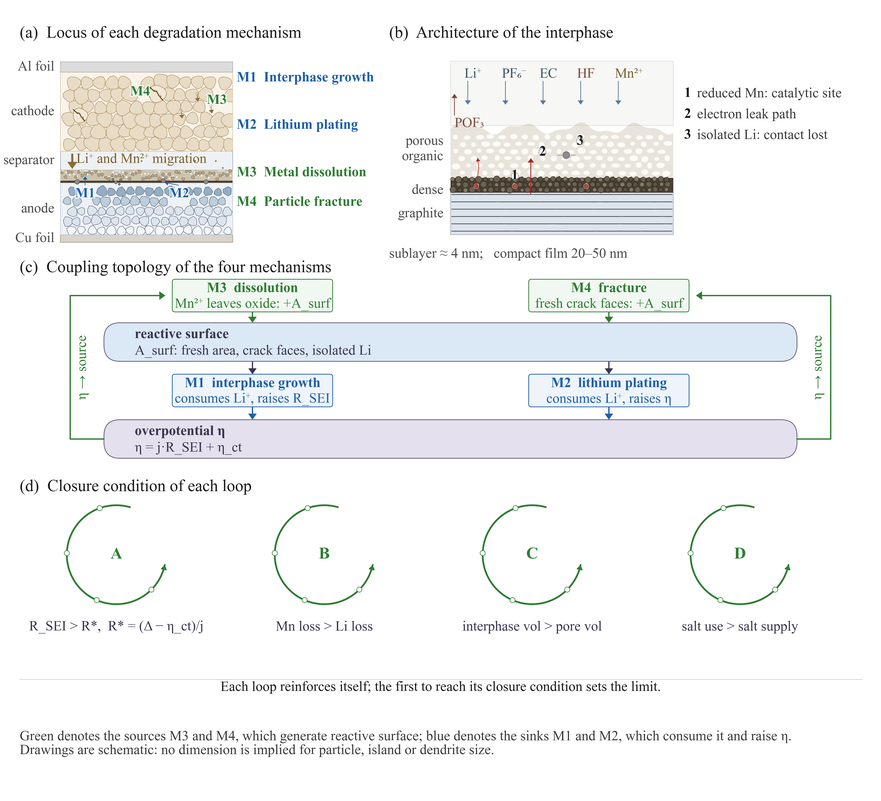
#> input picture figures/figure-mechanism.png, 881 x 801 px, shrunk from 4204 x 3826 before the run
$ python _crop.py
#> lines starting #> are read from the running program, lines starting #| are printed output that depends on the picture
"""_crop.py -- crop regions of the delivered figure at full resolution for inspection.

The crop boxes are fractions of the canvas measured from the TOP-left, so they are
independent of the render's pixel size. They are derived from the live geometry in
`figmech.py` -- the four mechanism bands -- not carried over from the retired
three-panel layout, whose boxes pointed at entirely different parts of the page.

Band edges in cm from the BOTTOM (see S5.0), converted here:
    (a)/(b)  y 10.20-15.90, split at x 7.86      (c)  y 6.10-10.70
    (d)      y  2.70- 6.20, footnote below 2.70
"""
import sys
import os

sys.stdout.reconfigure(encoding="utf-8")
from PIL import Image

SRC = "figure-mechanism.png"
OUT = "_rev"

W_CM, H_CM = 17.8, 16.2
SPLIT = 7.86 / W_CM


def _band(y0_bottom, y1_bottom, x0=0.0, x1=W_CM):
    """cm-from-bottom rectangle -> (x0, y0, x1, y1) fractions from the TOP."""
    return (x0 / W_CM, 1.0 - y1_bottom / H_CM,
            x1 / W_CM, 1.0 - y0_bottom / H_CM)


BOXES = {
    "panel_a":    _band(10.20, 15.90, 0.00, 7.86),
    "panel_b":    _band(10.20, 15.90, 7.86, W_CM),
    "panel_c":    _band(6.10, 10.70),
    "panel_d":    _band(2.70, 6.20),
    "footnote":   _band(0.90, 2.20),
    "panel_b_drawing": (0.44, 1.0 - 15.20 / H_CM, 0.72, 1.0 - 12.60 / H_CM),
    "panel_b_text":    (0.72, 1.0 - 15.20 / H_CM, 1.00, 1.0 - 10.30 / H_CM),
}


def main(which=None):
    os.makedirs(OUT, exist_ok=True)
    im = Image.open(SRC)
#> im is the input picture: PIL image 881x801 RGBA; mean R, G, B, A 241.7, 242.9, 243.2, 255
    W, H = im.size
#> W = 881; H = 801
    print("%s  %d x %d px" % (SRC, W, H))
#| figure-mechanism.png  881 x 801 px
    for name, (x0, y0, x1, y1) in BOXES.items():
        if which and name not in which:
            continue
        box = (int(x0 * W), int(y0 * H), int(x1 * W), int(y1 * H))
        im.crop(box).save(os.path.join(OUT, name + ".png"))
        print("  %-18s %5d x %5d px   (%.2f x %.2f cm)"
              % (name, box[2] - box[0], box[3] - box[1],
                 (x1 - x0) * W_CM, (y1 - y0) * H_CM))
#> this loop made 7 passes
#> pass 1, in main, `im.crop(box).save(os.path.join(OUT, name + ".png"))`:
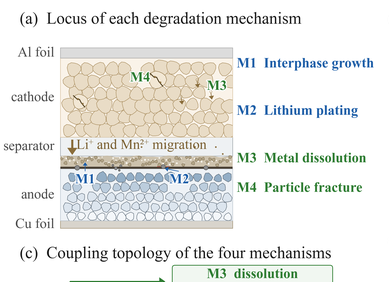
#> saved as panel_a.png: PIL image 389x282 RGBA; mean R, G, B, A 234.3, 235, 232, 255
#> pass 2, in main, `im.crop(box).save(os.path.join(OUT, name + ".png"))`:
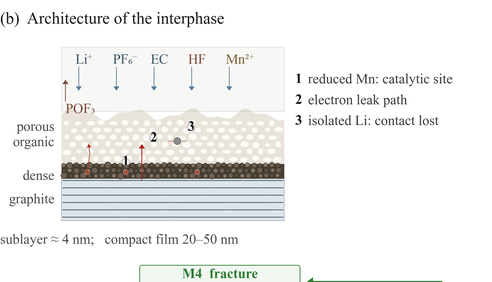
#> saved as panel_b.png: PIL image 492x282 RGBA; mean R, G, B, A 239.5, 239.8, 238.8, 255


if __name__ == "__main__":
    main(sys.argv[1:] or None)
